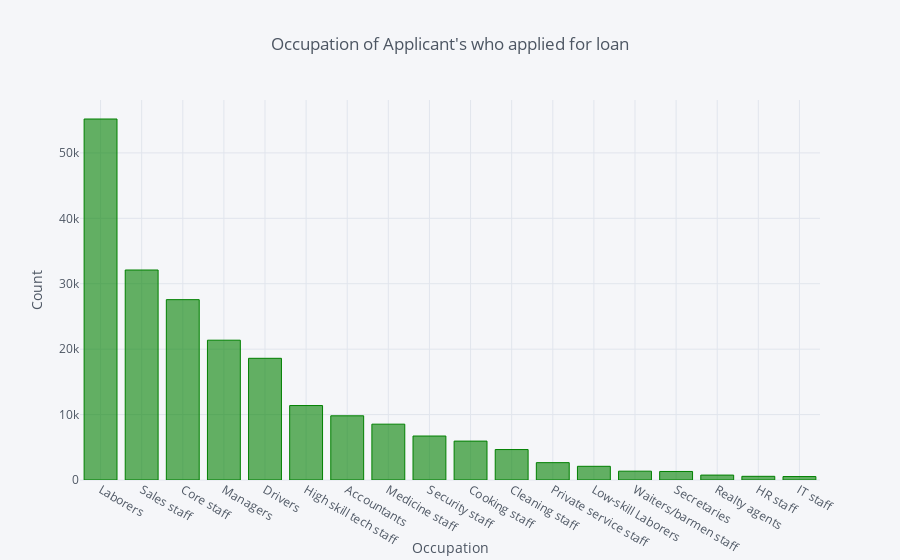

The code cell stored with this chart in its notebook:
### Code cell
temp = train["OCCUPATION_TYPE"].value_counts()
temp.iplot(kind='bar', xTitle = 'Occupation', yTitle = "Count", title = 'Occupation of Applicant\'s who applied for loan', color = 'green')

### Figure 1 — Plotly figure (JSON) as saved in the notebook; plotly's stock layout.template omitted (floating-point values rounded to 4 significant figures)
{"data": [{"marker": {"color": "rgba(0, 128, 0, 0.6)", "line": {"color": "rgba(0, 128, 0, 1.0)", "width": 1}}, "name": "OCCUPATION_TYPE", "orientation": "v", "text": "", "type": "bar", "x": ["Laborers", "Sales staff", "Core staff", "Managers", "Drivers", "High skill tech staff", "Accountants", "Medicine staff", "Security staff", "Cooking staff", "Cleaning staff", "Private service staff", "Low-skill Laborers", "Waiters/barmen staff", "Secretaries", "Realty agents", "HR staff", "IT staff"], "y": [55186, 32102, 27570, 21371, 18603, 11380, 9813, 8537, 6721, 5946, 4653, 2652, 2093, 1348, 1305, 751, 563, 526]}], "layout": {"legend": {"bgcolor": "#F5F6F9", "font": {"color": "#4D5663"}}, "paper_bgcolor": "#F5F6F9", "plot_bgcolor": "#F5F6F9", "title": "Occupation of Applicant's who applied for loan", "titlefont": {"color": "#4D5663"}, "xaxis1": {"gridcolor": "#E1E5ED", "showgrid": true, "tickfont": {"color": "#4D5663"}, "title": "Occupation", "titlefont": {"color": "#4D5663"}, "zerolinecolor": "#E1E5ED"}, "yaxis1": {"gridcolor": "#E1E5ED", "showgrid": true, "tickfont": {"color": "#4D5663"}, "title": "Count", "titlefont": {"color": "#4D5663"}, "zerolinecolor": "#E1E5ED"}}}
